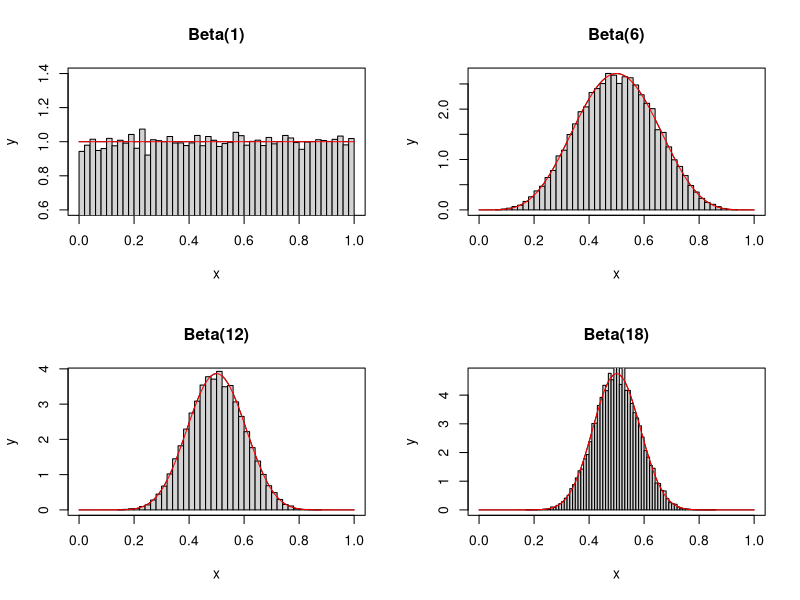
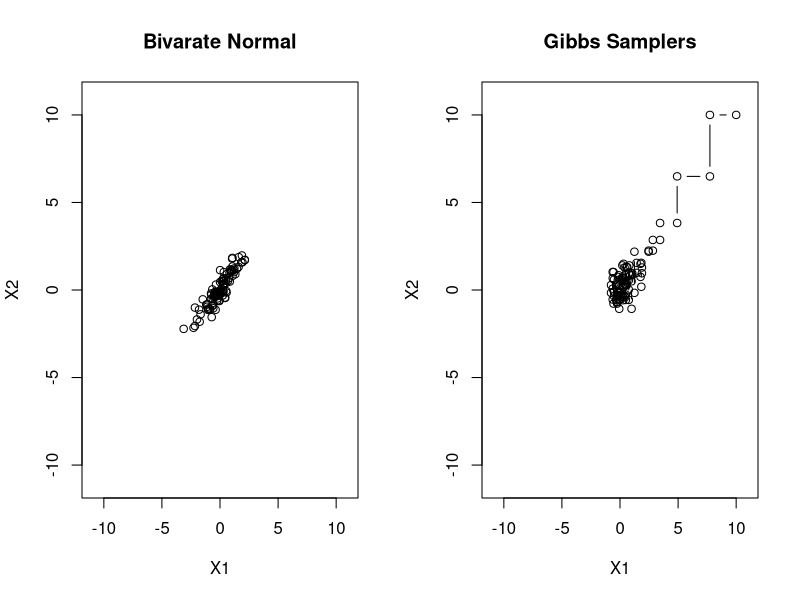

Here is the R script that generated these plots, in order:
# 2018.10.27 recap
#####################################
# MCMC
#####################################

#1. M-H algorithm

#target distributions Beta(a,a)

a = c(1,6,12,18)
target = function(x,i) dbeta(x, a[i], a[i]) #beta distribution 
?dbeta

# grid for plotting density function
x = seq(0,1,0.01)
x
#storage vector
N =  150000
sim.vec = matrix(0,4,N)

#Metropolis algorithm with normal kernel
par(mfrow=c(2,2))
for (i in 1:4)
{
  y = target(x,i)
  plot(x, y, type="l", main=paste("Beta(", a[i],")",sep=""))
  
  current.x = 1/2  # Initial value
  for (k in 1:N)
  {
    propose.x = rnorm(1, current.x, 0.5) #~normal dist
    alpha = min(1, target(propose.x, i)/target(current.x,i))
    if (alpha==1) current.x = propose.x
    else
    {
      tmp = runif(1)
      if (tmp <= alpha) current.x = propose.x
    }
    sim.vec[i,k] = current.x
  }
  #plot result
  hist(sim.vec[i,50000:N], n= 50, prob=TRUE, add=T)
  lines(x,y,col="red")
}

#2. Gibbs sampler
#bivariate normal distribution <- target dist

par(mfrow=c(1,2))
library(MASS)

mu = c(0,0)
sigma = matrix(c(1,0.8,1,0.8),2,2)
Y = mvrnorm(100,mu,sigma)
plot(Y, xlim=c(-11,11), ylim=c(-11,11), xlab="X1", ylab="X2", main="Bivarate Normal")

N = 100
rho = 0.8

X1 = vector('numeric', N)
X2 = vector('numeric', N)

#Chain 1
X1[1] = 10
X2[1] = 10

for (i in 2:100)
{
  if ( i%%2 == 1)
  {
    X1[i] = X1[i-1]
    X2[i] = rnorm(1, mean=rho*X1[i-1], sd=sqrt(1-rho^2))
  }
  else
  {
    X1[i] = rnorm(1, mean=rho*X2[i-1], sd=sqrt(1-rho^2))
    X2[i] = X2[i-1]
  }
}

plot(X1, X2, type="b", xlim=c(-11,11), ylim=c(-11,11), main="Gibbs Samplers")